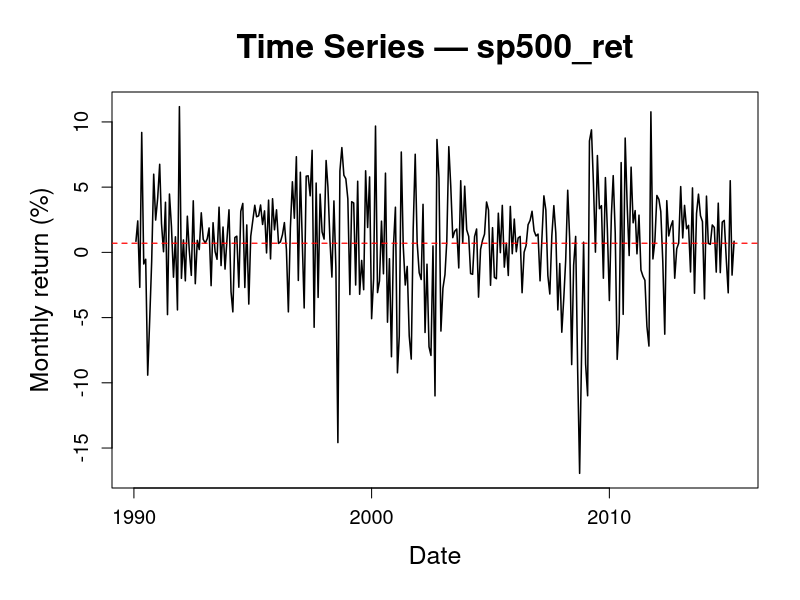
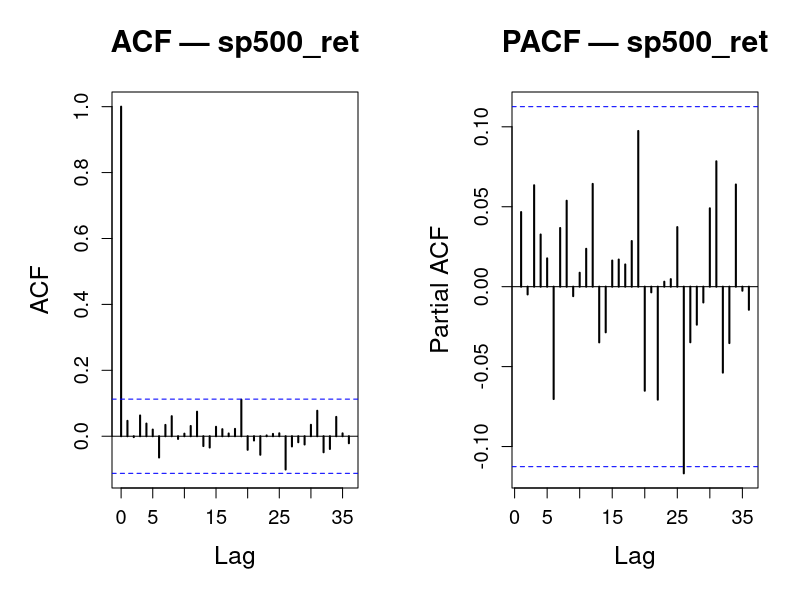
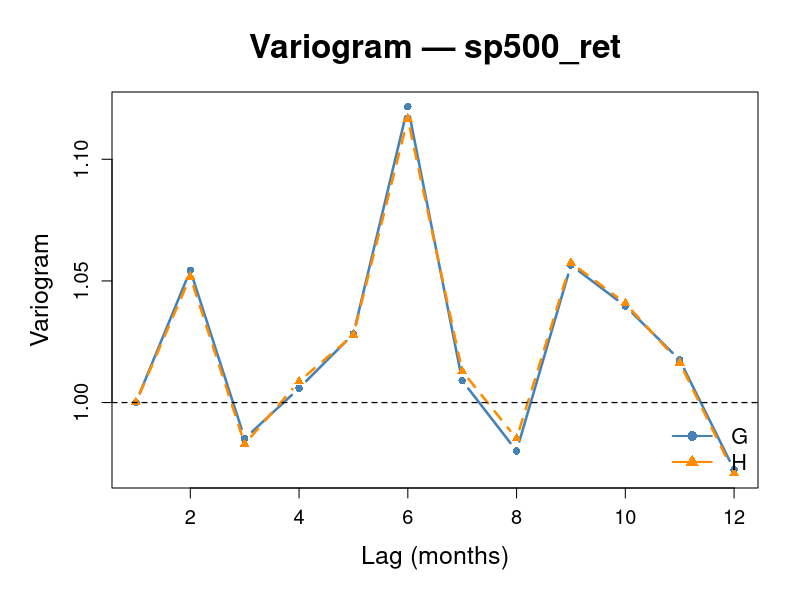

Reproduce these figures in R, in order.
# Re-export cleaner S&P 500 report figures
# Save this as: scripts/reexport_figs.R

data <- read.csv("data/processed/cleanedData.csv")
data$observation_date <- as.Date(paste0(data$observation_date, "-01"))

train_end <- c(2015, 4)

data_ts <- ts(data$sp500_ret, start = c(1990, 2), frequency = 12)
train <- window(data_ts, start = c(1990, 2), end = train_end)
train_data <- data[1:length(train), ]

if (!dir.exists("figs/report")) {
  dir.create("figs/report", recursive = TRUE)
}

variogram <- function(y, lagmax = 12, iprint = FALSE) {
  G <- rep(1, lagmax)
  n <- length(y)
  if (lagmax > n) lagmax <- n - 2
  
  y1 <- y[-1]
  y2 <- y[-n]
  d1 <- y1 - y2
  denom <- var(d1)
  
  for (k in 2:lagmax) {
    y1 <- y[(k + 1):n]
    y2 <- y[1:(n - k)]
    dk <- y1 - y2
    G[k] <- var(dk) / denom
  }
  
  ac <- c(acf(y, plot = FALSE, lag.max = lagmax)$acf)
  H <- (1 - ac[-1]) / (1 - ac[2])
  
  if (iprint) print(cbind(G, H))
  list(G = G, H = H)
}

# -----------------------------
# Common style settings
# -----------------------------
main_cex <- 2.0
lab_cex  <- 1.5
axis_cex <- 1.2

sp500_x <- na.omit(train_data$sp500_ret)
sp500_dates <- train_data$observation_date[!is.na(train_data$sp500_ret)]

# -----------------------------
# 1) Time series plot
# -----------------------------
png("figs/report/sp500_tsplot.png", width = 2000, height = 1300, res = 220)

par(
  mar = c(5.5, 5.5, 4.5, 2) + 0.1,
  cex.main = main_cex,
  cex.lab = lab_cex,
  cex.axis = axis_cex
)

plot(
  sp500_dates, sp500_x,
  type = "l",
  lwd = 1.5,
  xlab = "Date",
  ylab = "Monthly return (%)",
  main = "Time Series — sp500_ret"
)

abline(h = mean(sp500_x), col = "red", lty = 2, lwd = 1.2)

dev.off()

# -----------------------------
# 2) ACF / PACF plot
# -----------------------------
png("figs/report/sp500_ret_acfpacf.png", width = 2400, height = 1200, res = 220)

par(
  mfrow = c(1, 2),
  mar = c(5.5, 5.5, 4.5, 2) + 0.1,
  cex.main = 1.8,
  cex.lab = lab_cex,
  cex.axis = axis_cex
)

acf(
  sp500_x,
  lag.max = 36,
  lwd = 2,
  xlab = "Lag",
  ylab = "ACF",
  main = "ACF — sp500_ret"
)

pacf(
  sp500_x,
  lag.max = 36,
  lwd = 2,
  xlab = "Lag",
  ylab = "Partial ACF",
  main = "PACF — sp500_ret"
)

dev.off()

# -----------------------------
# 3) Variogram plot
# -----------------------------
vg <- variogram(sp500_x, lagmax = 12)
lags <- 1:12

png("figs/report/sp500_ret_vario.png", width = 2200, height = 1300, res = 220)

par(
  mar = c(5.5, 5.5, 4.5, 2) + 0.1,
  cex.main = main_cex,
  cex.lab = lab_cex,
  cex.axis = axis_cex
)

matplot(
  lags, cbind(vg$G, vg$H),
  type = "b",
  pch = c(16, 17),
  col = c("steelblue", "darkorange"),
  lwd = 2.5,
  xlab = "Lag (months)",
  ylab = "Variogram",
  main = "Variogram — sp500_ret"
)

abline(h = 1, col = "black", lty = 2, lwd = 1.2)

legend(
  "bottomright",
  legend = c("G", "H"),
  col = c("steelblue", "darkorange"),
  pch = c(16, 17),
  lwd = 2,
  bty = "n",
  cex = 1.3
)

dev.off()

cat("Done. New figures saved in figs/report/\n")
